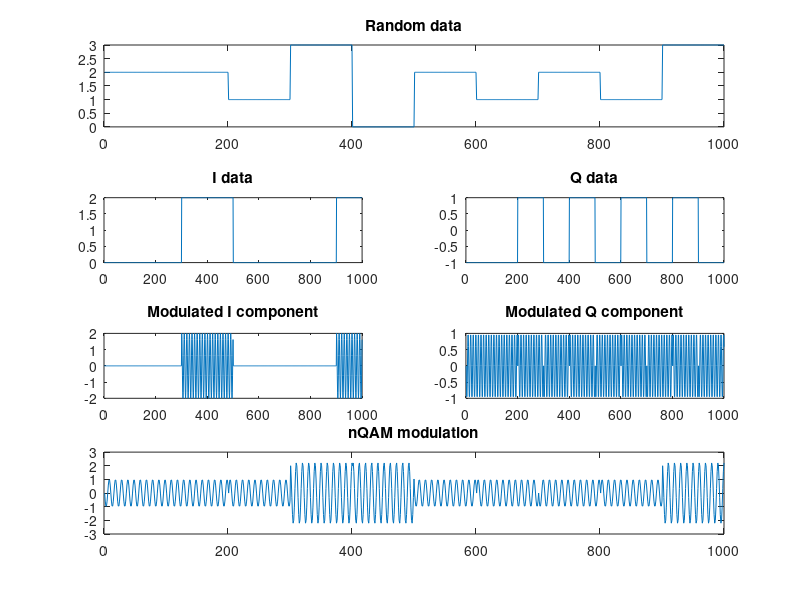
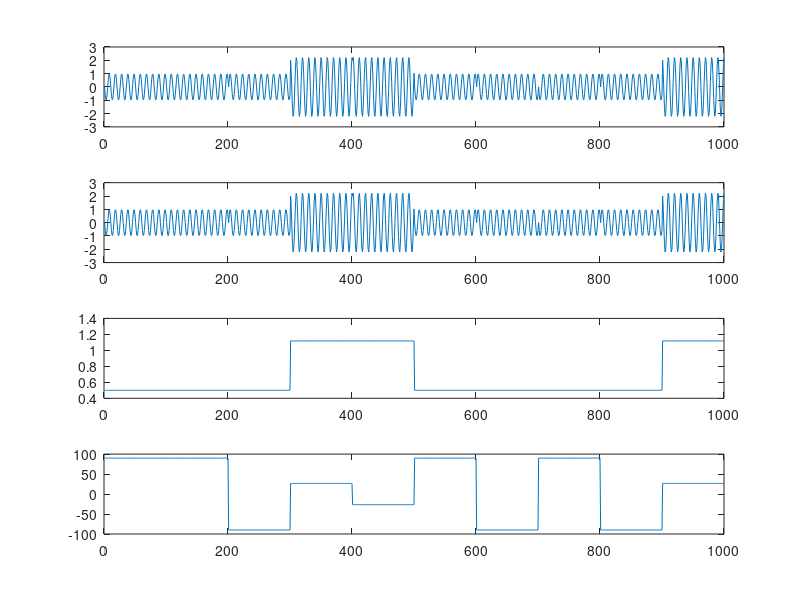
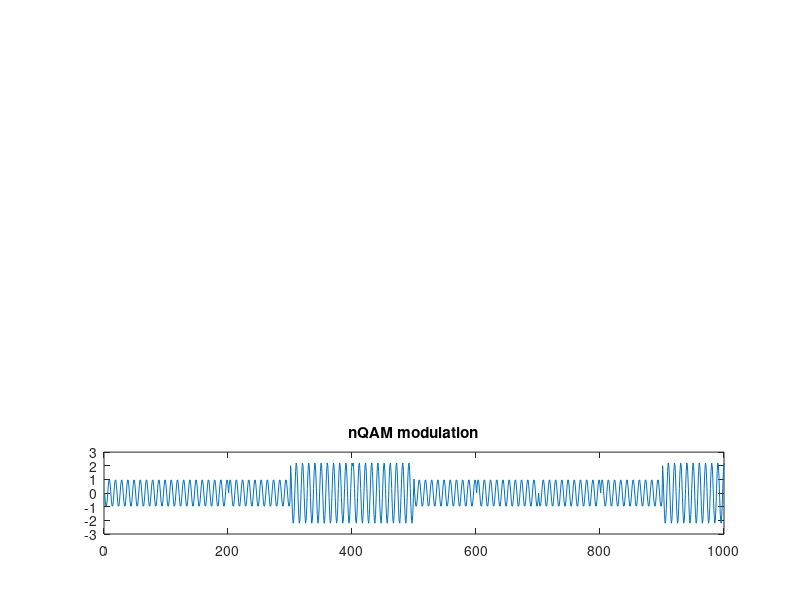

MATLAB code for these plots, in order:
% This file is a Matlab script generates an  QAM modulation
% signals and plots the modulator and the modulated signal in time
%
% This program is free software; you can redistribute it and/or modify
% it under the terms of the GNU General Public License as published by
% the Free Software Foundation; either version 2, or (at your option)
% any later version.
%
% This program is distributed in the hope that it will be useful,
% but WITHOUT ANY WARRANTY; without even the implied warranty of
% MERCHANTABILITY or FITNESS FOR A PARTICULAR PURPOSE.  See the
% GNU General Public License for more details.

%Time specifications:
Fs = 1000;                            % Sampling Frequency (samples per second)
Ts = 1/Fs;                            % Sampling Period (seconds per sample)
L=1000;                               % Time vector lenght (total samples)
t = [0:L-1]*Ts;                       % Time vector

% Local oscillators for IQ modulation
FLO = 100; ALO = 1;
LO_inpahse = ALO * cos(2*pi*FLO*t);
LO_90 = ALO * sin(2*pi*FLO*t);

%4 Symbol generation
N=4;                                  %Number of levels
Br=FLO/10;                            %Bit rate

% Generic random signal
data = randi([0 N-1],1,Br);           %N Symbol generation

% Gray code map for 4-QAM
I_map = [1, -1, -1, 1];
Q_map = [1, 1, -1, -1];

% IQ mapping
Idata=I_map(data+1);
Qdata=Q_map(data+1);

%wind=tukeywin(Fs/Br).';
% Upscaling
Idata_mod= 1+repelem(Idata,Fs/Br);
Qdata_mod= repelem(Qdata,Fs/Br);

%for i=1:Fs/Br:L
%  Idata_mod(i:i+Fs/Br-1)=wind.*Idata_mod(i:i+Fs/Br-1);
%  Qdata_mod(i:i+Fs/Br-1)=wind.*Qdata_mod(i:i+Fs/Br-1);
%  end

% QAM modulation
nQAM = LO_inpahse .* Idata_mod + LO_90 .* Qdata_mod;

% Data Plot
subplot(4,2,[1,2]); plot(repelem(data,Fs/Br));title('Random data');

% I and Q data Plot
subplot(4,2,3); plot(Idata_mod);title('I data');
subplot(4,2,4); plot(Qdata_mod);title('Q data');

% I and Q modulated by LO's
subplot(4,2,5); plot(LO_inpahse .* Idata_mod);title('Modulated I component');
subplot(4,2,6); plot(LO_90 .* Qdata_mod);title('Modulated Q component');

% QAM modulation plot
subplot(4,2,[7,8]); plot(nQAM);title('nQAM modulation');

%wind=tukeywin(Fs/Br).';

win_vector=zeros(1,Fs/Br);
inst_spec=zeros(1,L);
theta=zeros(1,L);
p=[];
for i=1:Fs/Br:L
  win_vector(i:i+Fs/Br-1)=nQAM(i:i+Fs/Br-1);
  inst_spec(i:i+Fs/Br-1)=fft(win_vector(i:i+Fs/Br-1),Fs/Br)/(Fs/Br);
  [B,I]=max(inst_spec(i:i+Fs/(2*Br)-1));
  theta(i:i+Fs/Br-1) =angle(B)*180/pi;
  inst_spec(i:i+Fs/Br-1)=abs(B);
  p=[p B];

end
figure;
subplot(4,1,1); plot(nQAM);
subplot(4,1,2);plot(win_vector);
subplot(4,1,3);plot(abs(inst_spec));
subplot(4,1,4);plot(theta);
figure; scatter(Idata, Qdata);

% n-QAM modulation
subplot(4,2,[7,8]); plot(nQAM);title('nQAM modulation');
